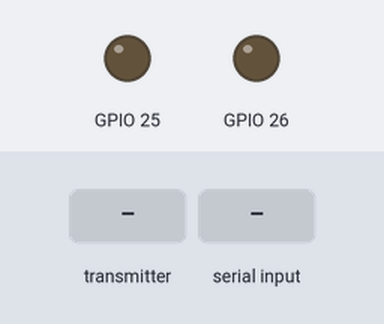
Recording of a sketch running on a simulated ESP32. Parts: output pins drawn as LEDs (lit = HIGH). Inputs (shaded band) come from the test bench. What the sketch prints to the serial monitor is not drawn.

Above: at 1.2 s.
1.3 s: the transmitter starts sending message = 0
At 1.76 s:
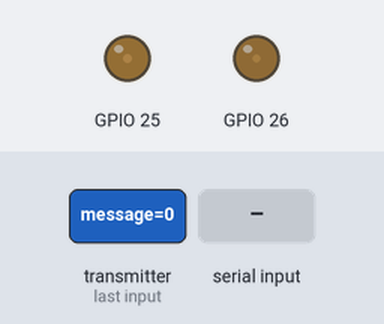
4.3 s: "q" received over Serial
At 4.95 s:
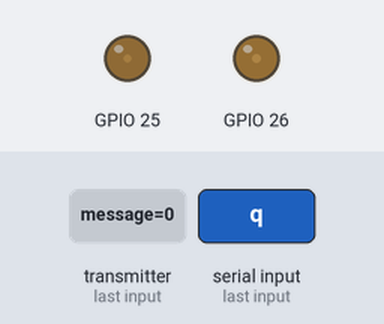
7.3 s: "m" received over Serial
Timing chart, 0 to 7.9 s (numbered marks = the images above; inputs shaded):
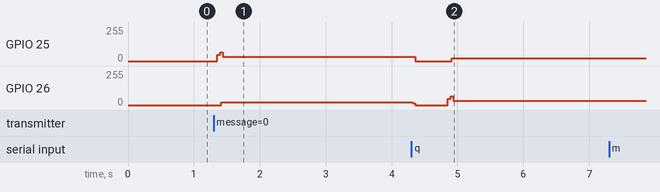

The sketch:

E_BoardChecker.ino
```cpp
#include <driver/dac.h>
#include <math.h>
#include <esp_now.h>
#include <WiFi.h>

// 定数
#define DAC_PIN_POS DAC_CHANNEL_1  // GPIO25
#define DAC_PIN_NEG DAC_CHANNEL_2  // GPIO26
#define SAMPLES 50                 // 1周期あたりのサンプル数
#define SAMPLING_INTERVAL 33       // サンプリング間隔 (µs) を33µsに設定
#define FREQUENCY 300              // 正弦波の周波数（300Hz）
#define SAMPLE_RATE 30000          // サンプリングレート（30kHz）

typedef struct struct_message {
  char message[50];
} struct_message;

struct_message receivedData;

// 正弦波データ
uint8_t sine_wave_pos[SAMPLES];
uint8_t sine_wave_neg[SAMPLES];
int sample_index = 0;
bool isOutput = false;  // 出力を制御するフラグ

void onReceive(const uint8_t *mac_addr, const uint8_t *data, int len) {
  // 将接收到的数据复制到结构体中
  // 受信したデータを構造体にコピーする
  memcpy(&receivedData, data, sizeof(receivedData));
  changeOutputState(true);
}

// 正弦波データを生成する関数
void generate_sine_wave() {
  for (int i = 0; i < SAMPLES; i++) {
    float value = sin(2 * PI * i / SAMPLES);
    if (value >= 0) {
      sine_wave_pos[i] = (uint8_t)(178 * value);  // 正領域
      sine_wave_neg[i] = 0;
    } else {
      sine_wave_pos[i] = 0;
      sine_wave_neg[i] = (uint8_t)(178 * -value);
    }
  }
}

void setup() {
  Serial.begin(115200);  // シリアル通信の初期化
  Serial.println("準備完了: 'q'で電流出力をトグル");

  WiFi.mode(WIFI_STA);  // 确保处于 STA 模式
                        // STAモードであることを確認
  WiFi.disconnect();    // 确保设备不连接到任何 Wi-Fi 网络
                        // デバイスがどのWi-Fiネットワークにも接続しないようにする
  esp_now_register_recv_cb(onReceive);

  dac_output_enable(DAC_PIN_POS);
  dac_output_enable(DAC_PIN_NEG);

  // DAC出力の初期値を0に設定
  dac_output_voltage(DAC_PIN_POS, 0);
  dac_output_voltage(DAC_PIN_NEG, 0);

  generate_sine_wave();
}
void changeOutputState(bool isoutput) {
  isOutput = isoutput;
  Serial.println(isOutput ? "電流出力ON" : "電流出力OFF");
}

void loop() {
  if (Serial.available() > 0) {
    char input = Serial.read();
    if (input == 'q') {  // 'q'が押されたら出力をトグル
      changeOutputState(!isOutput);
    }
    if (input == 'm') {
      // ESP32のMACアドレスを取得
      String macAddress = WiFi.macAddress();
      // シリアル通信でMACアドレスを送信
      Serial.println("ESP32 MAC Address: " + macAddress);
    }
  }


  // 正弦波出力
  if (isOutput) {
    dac_output_voltage(DAC_PIN_POS, sine_wave_pos[sample_index]);
    dac_output_voltage(DAC_PIN_NEG, sine_wave_neg[sample_index]);

    // サンプルインデックスを更新
    sample_index = (sample_index + 1) % SAMPLES;

    // サンプリング間隔を保つための遅延
    delayMicroseconds(SAMPLING_INTERVAL);  // サンプリング間隔を維持
  } else {
    // 出力をオフにする
    dac_output_voltage(DAC_PIN_POS, 0);
    dac_output_voltage(DAC_PIN_NEG, 0);
  }
}
```

Measured:
- after the input at 1.3 s, GPIO 25: 0/255 → 32/255 after 0.06 s; GPIO 26: 0/255 → 22/255 after 0.12 s
- after the input at 4.3 s, GPIO 25: 32/255 → 0/255 after 0.06 s, → 22/255 0.56 s later
